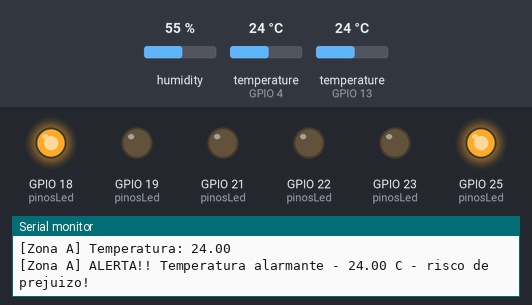
The sketch below on a simulated ESP32. On the bench: output pins drawn as LEDs (lit = HIGH), the last lines printed to the serial monitor. Inputs (shaded band) come from the test bench; at power-on: temperature (sensors on GPIO 4, GPIO 13) 24 °C, humidity 55 %. WiFi joins after 1.5 s; servers stay silent unless stated; uploads are accepted with an empty reply.

Above: at 2.7 s.
2.8 s: temperature (sensor on GPIO 4) set to 18.4 °C
9.2 s: temperature (sensor on GPIO 4) set to 17.4 °C
At 14.3 s:
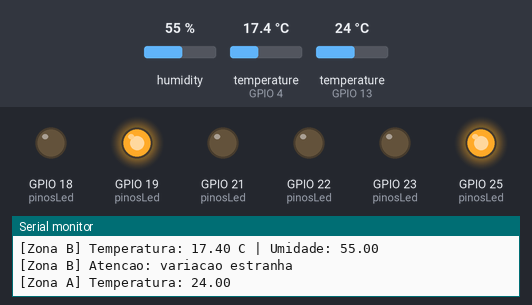
15.6 s: temperature (sensor on GPIO 4) set to 33 °C
At 20.1 s:
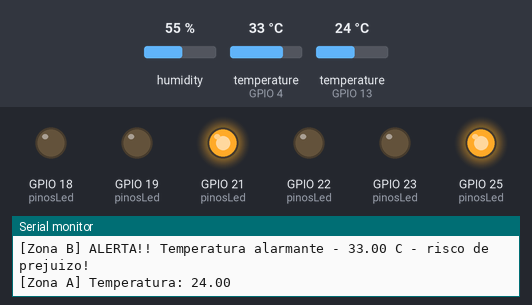
22.0 s: temperature (sensor on GPIO 4) set to 28.5 °C
33.0 s: temperature (sensor on GPIO 4) set to 27.4 °C
At 37.7 s:
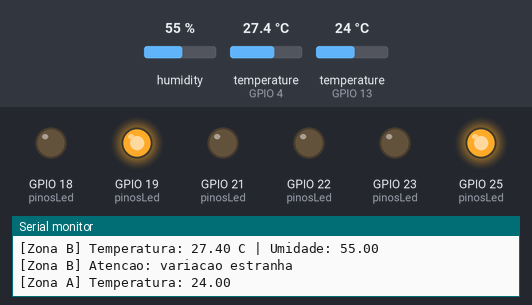
39.4 s: temperature (sensor on GPIO 4) set to 25.7 °C
45.8 s: temperature (sensor on GPIO 4) set to 24.5 °C
At 49.1 s:
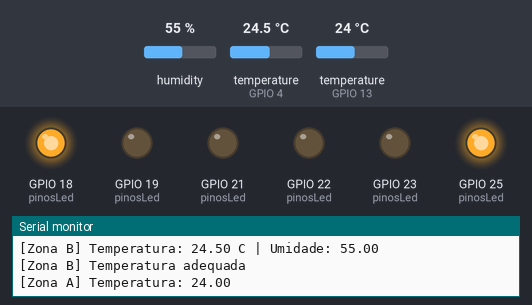
Timing chart, 0 to 50.6 s (numbered marks = the images above; inputs shaded):
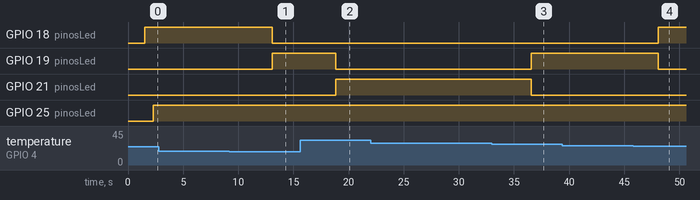

Measured:
- the behaviour switches between 18 and 17.9 °C on temperature (sensor on GPIO 4) (found by bisection; images 0 and 1)
- the behaviour switches between 28.1 and 28 °C on temperature (sensor on GPIO 4) (found by bisection; images 2 and 3)
- the behaviour switches between 25.1 and 25 °C on temperature (sensor on GPIO 4) (found by bisection; images 3 and 4)
- after the input at 9.2 s, GPIO 18 (pinosLed): HIGH → LOW after 3.9 s; GPIO 19 (pinosLed): LOW → HIGH after 3.9 s
- after the input at 15.6 s, GPIO 19 (pinosLed): HIGH → LOW after 3.2 s; GPIO 21 (pinosLed): LOW → HIGH after 3.2 s
- after the input at 33.0 s, GPIO 19 (pinosLed): LOW → HIGH after 3.6 s; GPIO 21 (pinosLed): HIGH → LOW after 3.6 s
- after the input at 45.8 s, GPIO 18 (pinosLed): LOW → HIGH after 2.3 s; GPIO 19 (pinosLed): HIGH → LOW after 2.3 s

The sketch:

esp32_temperatura_django.ino
```cpp
/*
  =====================================================================
  PROJETO: Sistema de monitoramento de temperatura do estoque
  SENSORES NESSE CÓDIGO:
    - DHT22   -> Zona B (estoque seco, temperatura ambiente)
    - DS18B20 -> Zona A (freezer)
  =====================================================================
  Cada zona tem seu próprio conjunto de 3 LEDs (verde/amarelo/vermelho),
  e só UM LED fica aceso por vez, por zona. A leitura e os LEDs são
  atualizados a cada 5 segundos. A cada 30 segundos, as duas leituras
  são enviadas ao site (Django, no Render) via HTTP POST, uma request
  para cada zona, usando o MESMO token do ESP32.
  =====================================================================
*/

// ---------------------------------------------------------------
// BIBLIOTECAS
// ---------------------------------------------------------------
#include <WiFi.h>
#include <WiFiClient.h>
#include <WebServer.h>
#include <ESPmDNS.h>
#include <DHT.h>
#include <OneWire.h>            // necessária para o DS18B20
#include <DallasTemperature.h>  // necessária para o DS18B20
#include <HTTPClient.h>         // pra enviar os dados pro site
#include <WiFiClientSecure.h>   // pra falar HTTPS com o site (Render usa HTTPS)

// ---------------------------------------------------------------
// CREDENCIAIS (Wi-Fi, URL do site e tokens dos sensores)
// Ficam no arquivo "secrets.h", na mesma pasta deste sketch, que NÃO vai
// para o GitHub (está no .gitignore). Para configurar:
//   1) copie "secrets.example.h" para "secrets.h"
//   2) preencha SSID, senha, URL do site e os tokens
// Os tokens vêm do Django Admin (/admin/) > "Sensores ESP32". Cada sensor
// fica travado na sua zona, então há um token por zona; o site recusa
// qualquer envio que use o token errado para outra zona.
// ---------------------------------------------------------------
#include "secrets.h"
// Disponibiliza: WIFI_SSID, WIFI_PASSWORD, SERVER_URL, TOKEN_ZONA_A, TOKEN_ZONA_B

const char *ssid = WIFI_SSID;
const char *password = WIFI_PASSWORD;
const char *serverUrl = SERVER_URL;
const char *tokenZonaA = TOKEN_ZONA_A; // DS18B20 - Zona A (freezer)
const char *tokenZonaB = TOKEN_ZONA_B; // DHT22   - Zona B (estoque seco)

// A cada quantos milissegundos enviamos as leituras pro site
const unsigned long INTERVALO_ENVIO = 30000; // 30 segundos
unsigned long ultimoEnvio = 0;

WebServer server(80);

// ---------------------------------------------------------------
// SENSOR DHT22 - Zona B (estoque seco)
// ---------------------------------------------------------------
#define PINO_DHT22 4
DHT dht(PINO_DHT22, DHT22);

// ---------------------------------------------------------------
// SENSOR DS18B20 - Zona A (freezer)
// O DS18B20 usa o protocolo "OneWire" (um fio só pra dado).
// Por isso precisa desses dois objetos: um pro barramento (oneWire)
// e outro pra gerenciar o sensor em cima desse barramento (sensorA).
// ---------------------------------------------------------------
#define PINO_DS18B20 13  // GPIO13 (GPIO5 é pino de boot, evitar)
OneWire oneWire(PINO_DS18B20);
DallasTemperature sensorA(&oneWire);

// ---------------------------------------------------------------
// PINOS DOS LEDS - Zona B (DHT22)
// ---------------------------------------------------------------
#define LED_VERDE_ZONA_B    18
#define LED_AMARELO_ZONA_B  19
#define LED_VERMELHO_ZONA_B 21

// ---------------------------------------------------------------
// PINOS DOS LEDS - Zona A (DS18B20)
// ---------------------------------------------------------------
#define LED_VERDE_ZONA_A    22
#define LED_AMARELO_ZONA_A  23
#define LED_VERMELHO_ZONA_A 25

// ---------------------------------------------------------------
// LIMITES DE TEMPERATURA - Zona B (estoque seco, ambiente tolerante)
// ---------------------------------------------------------------
#define B_TEMP_MIN_IDEAL   18.0   // abaixo disso = frio demais (amarelo)
#define B_TEMP_MAX_IDEAL   25.0   // até aqui = verde
#define B_TEMP_MAX_ATENCAO 28.0   // até aqui = amarelo; acima = vermelho

// ---------------------------------------------------------------
// LIMITES DE TEMPERATURA - Zona A (freezer)
// Aqui quanto mais frio, melhor - não existe "frio demais".
// ---------------------------------------------------------------
#define A_TEMP_MAX_IDEAL   -15.0  // até -15°C (ou menos) = verde
#define A_TEMP_MAX_ATENCAO -8.0   // até -8°C = amarelo; acima = vermelho (risco de descongelar)

// ---------------------------------------------------------------
// Nomes para os 3 estados possíveis, em vez de números soltos.
// ---------------------------------------------------------------
enum StatusNivel { VERDE = 0, AMARELO = 1, VERMELHO = 2, NENHUM = -1 };

// Guardam o ÚLTIMO status de cada zona, pra só avisar no Serial
// quando o status realmente mudar.
StatusNivel statusAnteriorB = NENHUM;
StatusNivel statusAnteriorA = NENHUM;

// ---------------------------------------------------------------
// FUNÇÕES: decidem o status a partir da temperatura de cada zona.
// Como as faixas são diferentes, cada zona tem sua própria função.
// ---------------------------------------------------------------
StatusNivel statusZonaB(float t) {
  if (t < B_TEMP_MIN_IDEAL) return AMARELO;
  if (t <= B_TEMP_MAX_IDEAL) return VERDE;
  if (t <= B_TEMP_MAX_ATENCAO) return AMARELO;
  return VERMELHO;
}

StatusNivel statusZonaA(float t) {
  if (t <= A_TEMP_MAX_IDEAL) return VERDE;
  if (t <= A_TEMP_MAX_ATENCAO) return AMARELO;
  return VERMELHO;
}

// ---------------------------------------------------------------
// FUNÇÃO GENÉRICA: acende o LED certo de UMA zona e apaga os
// outros dois dessa mesma zona.
// ---------------------------------------------------------------
void acenderLed(StatusNivel s, int pinoVerde, int pinoAmarelo, int pinoVermelho) {
  digitalWrite(pinoVerde,    s == VERDE    ? HIGH : LOW);
  digitalWrite(pinoAmarelo,  s == AMARELO  ? HIGH : LOW);
  digitalWrite(pinoVermelho, s == VERMELHO ? HIGH : LOW);
}

// ---------------------------------------------------------------
// Texto e cor de cada status (usados no Serial e na página web)
// ---------------------------------------------------------------
const char* textoStatus(StatusNivel s) {
  switch (s) {
    case VERDE:    return "Temperatura adequada";
    case AMARELO:  return "Atencao: variacao estranha";
    case VERMELHO: return "ALERTA! Temperatura alarmante";
    default:       return "Sem leitura";
  }
}

const char* corStatus(StatusNivel s) {
  switch (s) {
    case VERDE:    return "#2e7d32";
    case AMARELO:  return "#f9a825";
    case VERMELHO: return "#c62828";
    default:       return "#757575";
  }
}

// ---------------------------------------------------------------
// FUNÇÃO: avisa no Serial Monitor quando o status de UMA zona
// muda. Recebe o nome da zona só pra identificar na mensagem.
// ---------------------------------------------------------------
void avisarSeMudou(const char* nomeZona, StatusNivel novoStatus,
                    StatusNivel &statusAnterior, float temperatura) {
  if (novoStatus == statusAnterior) return;

  Serial.print("[");
  Serial.print(nomeZona);
  Serial.print("] ");

  if (novoStatus == VERMELHO) {
    Serial.print("ALERTA!! Temperatura alarmante - ");
    Serial.print(temperatura);
    Serial.println(" C - risco de prejuizo!");
  } else {
    Serial.println(textoStatus(novoStatus));
  }

  statusAnterior = novoStatus;
}

// ---------------------------------------------------------------
// PÁGINA WEB LOCAL: mostra as duas zonas, cada uma no seu card.
// ---------------------------------------------------------------
void handleRoot() {
  char msg[3500];

  float tempB = readDHTTemperature();
  float umidB = readDHTHumidity();
  float tempA = readDS18B20Temperature();

  StatusNivel statusB = (tempB == -999) ? NENHUM : statusZonaB(tempB);
  StatusNivel statusA = (tempA == -999) ? NENHUM : statusZonaA(tempA);

  snprintf(msg, sizeof(msg),

  "<html>\
  <head>\
    <meta http-equiv='refresh' content='5'/>\
    <meta name='viewport' content='width=device-width, initial-scale=1'>\
    <link rel='stylesheet' href='https://use.fontawesome.com/releases/v5.7.2/css/all.css' integrity='sha384-fnmOCqbTlWIlj8LyTjo7mOUStjsKC4pOpQbqyi7RrhN7udi9RwhKkMHpvLbHG9Sr' crossorigin='anonymous'>\
    <title>Estoque - Zonas A e B</title>\
    <style>\
      * { box-sizing: border-box; }\
      body {\
        margin: 0; min-height: 100vh; display: flex; flex-direction: column;\
        align-items: center; justify-content: center; gap: 20px;\
        font-family: 'Segoe UI', Arial, sans-serif;\
        background: linear-gradient(135deg, #e8f0fe, #f5f5f5); padding: 20px 0;\
      }\
      .card {\
        background: white; border-radius: 20px; box-shadow: 0 8px 24px rgba(0,0,0,0.15);\
        padding: 25px 35px; max-width: 420px; width: 90%%; text-align: center;\
      }\
      h2 { font-size: 1.3rem; color: #333; margin-bottom: 20px; }\
      .leitura { display: flex; justify-content: space-around; margin-bottom: 20px; }\
      .leitura div { text-align: center; }\
      .leitura .valor { font-size: 2.0rem; font-weight: bold; color: #222; }\
      .leitura .rotulo { font-size: 0.85rem; color: #777; }\
      .status-box { padding: 15px; border-radius: 14px; color: white; font-size: 1.05rem; font-weight: bold; }\
    </style>\
  </head>\
  <body>\
    <div class='card'>\
      <h2>ESTOQUE SECO &mdash; ZONA B</h2>\
      <div class='leitura'>\
        <div><i class='fas fa-thermometer-half' style='color:#ca3517;'></i>\
          <div class='valor'>%.1f&deg;C</div><div class='rotulo'>Temperatura</div></div>\
        <div><i class='fas fa-tint' style='color:#00add6;'></i>\
          <div class='valor'>%.1f%%</div><div class='rotulo'>Umidade</div></div>\
      </div>\
      <div class='status-box' style='background-color:%s;'>%s</div>\
    </div>\
    <div class='card'>\
      <h2>FREEZER &mdash; ZONA A</h2>\
      <div class='leitura'>\
        <div><i class='fas fa-snowflake' style='color:#2196f3;'></i>\
          <div class='valor'>%.1f&deg;C</div><div class='rotulo'>Temperatura</div></div>\
      </div>\
      <div class='status-box' style='background-color:%s;'>%s</div>\
    </div>\
  </body>\
</html>",
           tempB, umidB, corStatus(statusB), textoStatus(statusB),
           tempA, corStatus(statusA), textoStatus(statusA)
          );

  server.send(200, "text/html", msg);
}

// ---------------------------------------------------------------
// FUNÇÃO GENÉRICA: envia UMA leitura de temperatura para o site
// Django, via HTTP POST, no formato JSON que a view
// "receber_temperatura" espera: {"token","zona","temperatura"}.
// Recebe o token certo da zona, a letra da zona ("A" ou "B") e o
// valor lido, assim serve pros dois sensores sem repetir código.
// ---------------------------------------------------------------
void enviarTemperaturaParaSite(const char* token, const char* zona, float temperatura) {
  if (WiFi.status() != WL_CONNECTED) {
    Serial.print("[Zona ");
    Serial.print(zona);
    Serial.println("] WiFi desconectado, nao foi possivel enviar ao site.");
    return;
  }

  HTTPClient http;
  WiFiClientSecure client;
  client.setInsecure(); // ignora validação de certificado (ok pra TCC)

  if (!http.begin(client, serverUrl)) {
    Serial.println("Falha ao iniciar conexao HTTP com o site.");
    return;
  }

  http.addHeader("Content-Type", "application/json");

  String payload = String("{\"token\":\"") + token +
                    "\",\"zona\":\"" + zona +
                    "\",\"temperatura\":" + String(temperatura, 2) + "}";

  int httpCode = http.POST(payload);

  if (httpCode > 0) {
    String resposta = http.getString();
    Serial.print("[Zona ");
    Serial.print(zona);
    Serial.print("] Site respondeu HTTP ");
    Serial.print(httpCode);
    Serial.print(" - ");
    Serial.println(resposta);
  } else {
    Serial.print("[Zona ");
    Serial.print(zona);
    Serial.print("] Erro ao enviar pro site: ");
    Serial.println(http.errorToString(httpCode));
  }

  http.end();
}

// ---------------------------------------------------------------
// SETUP: roda uma vez, quando o ESP32 liga.
// ---------------------------------------------------------------
void setup(void) {

  Serial.begin(115200);
  dht.begin();
  sensorA.begin(); // inicializa o barramento do DS18B20

  int pinosLed[] = {
    LED_VERDE_ZONA_B, LED_AMARELO_ZONA_B, LED_VERMELHO_ZONA_B,
    LED_VERDE_ZONA_A, LED_AMARELO_ZONA_A, LED_VERMELHO_ZONA_A
  };
  for (int i = 0; i < 6; i++) {
    pinMode(pinosLed[i], OUTPUT);
    digitalWrite(pinosLed[i], LOW);
  }

  WiFi.mode(WIFI_STA);
  WiFi.begin(ssid, password);

  Serial.println("");
  int tentativas = 0;
  while (WiFi.status() != WL_CONNECTED && tentativas < 40) { // ~20s de tentativa
    delay(500);
    Serial.print(".");
    tentativas++;
  }

  if (WiFi.status() != WL_CONNECTED) {
    Serial.println("\nFalha ao conectar no WiFi. Verifique SSID/senha/banda (2.4GHz).");
  } else {
    Serial.println("");
    Serial.print("Conectado a ");
    Serial.println(ssid);
    Serial.print("Endereco IP: ");
    Serial.println(WiFi.localIP());
  }

  if (MDNS.begin("esp32")) {
    Serial.println("MDNS iniciado");
  }

  server.on("/", handleRoot);
  server.begin();
  Serial.println("Servidor HTTP iniciado");
}

// ---------------------------------------------------------------
// LOOP: roda pra sempre. A cada 5 segundos, lê os dois sensores,
// decide o status de cada zona e atualiza os LEDs. A cada
// INTERVALO_ENVIO, envia as duas leituras pro site.
// ---------------------------------------------------------------
void loop() {

  server.handleClient();

  // --- Zona B (DHT22) ---
  float tempB = readDHTTemperature();
  float umidB = readDHTHumidity();

  if (tempB != -999) {
    Serial.print("[Zona B] Temperatura: ");
    Serial.print(tempB);
    Serial.print(" C | Umidade: ");
    Serial.println(umidB);

    StatusNivel statusB = statusZonaB(tempB);
    acenderLed(statusB, LED_VERDE_ZONA_B, LED_AMARELO_ZONA_B, LED_VERMELHO_ZONA_B);
    avisarSeMudou("Zona B", statusB, statusAnteriorB, tempB);
  }

  // --- Zona A (DS18B20) ---
  float tempA = readDS18B20Temperature();

  if (tempA != -999) {
    Serial.print("[Zona A] Temperatura: ");
    Serial.println(tempA);

    StatusNivel statusA = statusZonaA(tempA);
    acenderLed(statusA, LED_VERDE_ZONA_A, LED_AMARELO_ZONA_A, LED_VERMELHO_ZONA_A);
    avisarSeMudou("Zona A", statusA, statusAnteriorA, tempA);
  }

  // --- Envio pro site, a cada INTERVALO_ENVIO, pras duas zonas ---
  if (millis() - ultimoEnvio >= INTERVALO_ENVIO) {
    if (tempB != -999) enviarTemperaturaParaSite(tokenZonaB, "B", tempB);
    if (tempA != -999) enviarTemperaturaParaSite(tokenZonaA, "A", tempA);
    ultimoEnvio = millis();
  }

  delay(5000); // atualiza a cada 5 segundos
}

// ---------------------------------------------------------------
// FUNÇÕES AUXILIARES DE LEITURA
// Devolvem -999 em caso de falha, pra facilitar a checagem.
// ---------------------------------------------------------------
float readDHTTemperature() {
  float t = dht.readTemperature();
  if (isnan(t)) {
    Serial.println("Falha ao ler temperatura do DHT22!");
    return -999;
  }
  return t;
}

float readDHTHumidity() {
  float h = dht.readHumidity();
  if (isnan(h)) {
    Serial.println("Falha ao ler umidade do DHT22!");
    return -999;
  }
  return h;
}

float readDS18B20Temperature() {
  sensorA.requestTemperatures();           // pede ao sensor pra fazer uma leitura
  float t = sensorA.getTempCByIndex(0);    // pega o resultado (sensor número 0 do barramento)
  if (t == DEVICE_DISCONNECTED_C) {
    Serial.println("Falha ao ler o DS18B20! Verifique a fiacao/pull-up.");
    return -999;
  }
  return t;
}
```

secrets.example.h
```cpp
// Copie este arquivo para "secrets.h" (mesma pasta) e preencha os valores.
// O "secrets.h" está no .gitignore e NUNCA deve ser enviado ao GitHub.
#pragma once

#define WIFI_SSID       "NOME_DA_SUA_REDE_2_4GHZ"
#define WIFI_PASSWORD   "SENHA_DA_REDE"

// URL da API do site (termina com /api/temperatura/)
#define SERVER_URL      "https://SEU-APP.onrender.com/api/temperatura/"

// Tokens copiados do Django Admin > Sensores ESP32
#define TOKEN_ZONA_A    "TOKEN_DO_SENSOR_DA_ZONA_A"
#define TOKEN_ZONA_B    "TOKEN_DO_SENSOR_DA_ZONA_B"
```
